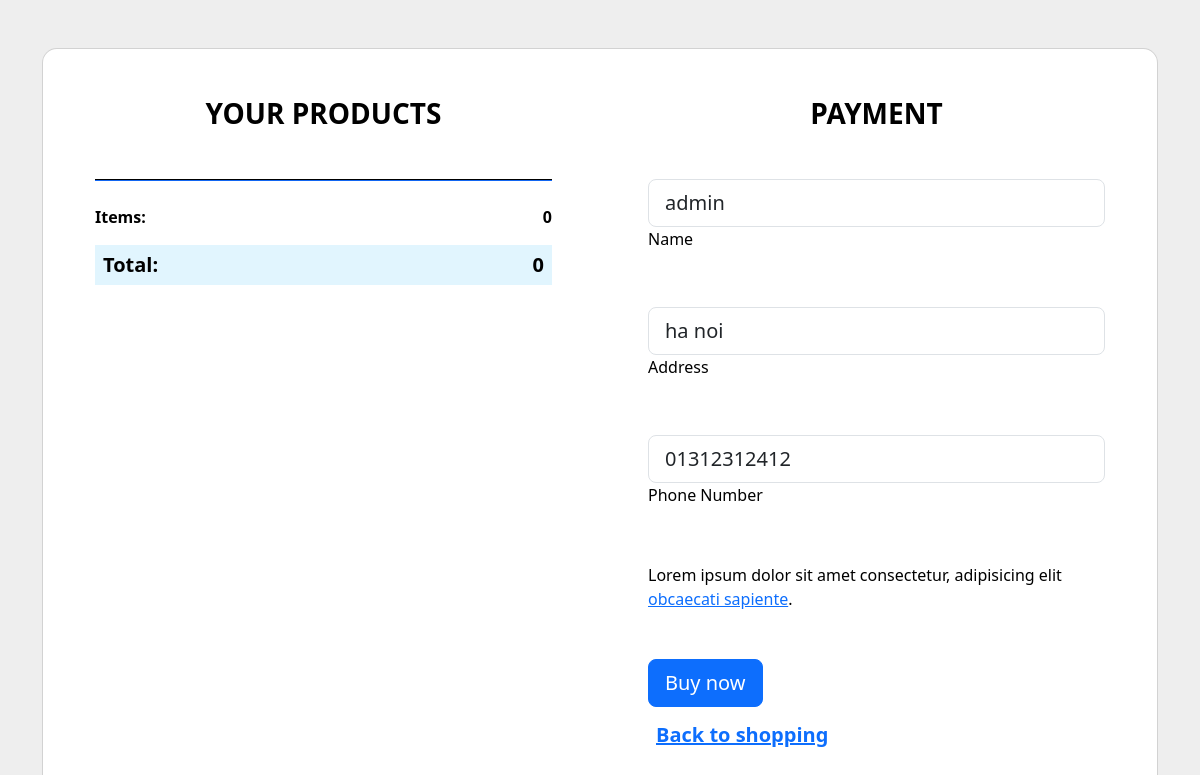
The app's page /cart (signed in) with its own data.
### home/models.py (models this page shows, shortened)
class Order(models.Model):
    account = models.ForeignKey(Account, on_delete=models.CASCADE,null=True)
    created_at = models.DateTimeField(auto_now_add=True)
    total_amount = models.IntegerField(null=True)
    address = models.CharField(max_length=10000, null=True, blank=True)
    phoneNumber = models.CharField(max_length=100, null=True, blank=True)
    status = models.IntegerField(default=0)
    def getItem(self):
        cnt = 0
        order = Order.objects.get(account = self.account,status = 0)
        orderitems = OrderItem.objects.filter(order = order)
        for orderitem in orderitems:
            cnt+=orderitem.quantity
        return cnt
    def getTotal(self):
        total = 0
        order = Order.objects.get(account = self.account,status = 0)
        orderitems = OrderItem.objects.filter(order = order)
        for orderitem in orderitems:
            total+=orderitem.getPrice()
        return total

class Account(models.Model):
    user = models.OneToOneField(User, on_delete=models.CASCADE)
    address = models.CharField(max_length=10000, null=True, blank=True)
    phoneNumber = models.CharField(max_length=100, null=True, blank=True)
    is_Sell= models.IntegerField(default=0)
    is_Admin = models.IntegerField(default=0)

### home/views.py (the view, shortened to what this page needs)
# urls.py: path('cart', views.cart, name = 'cart'),
def cart(request):
    if request.user.is_authenticated:
        user = request.user.account
        order,created = Order.objects.get_or_create(account = user,status = 0)
        orderitems = OrderItem.objects.filter(order= order)
        context = {'order':order,'orderitems': orderitems,'user': user}
        return render(request, 'cart.html', context)
    return redirect('login')

### templates/cart.html (shortened to what this page needs)
{% load static %}
<!DOCTYPE html>
<html lang="en">
<head>
<link href="https://cdn.jsdelivr.net/npm/bootstrap@5.3.2/dist/css/bootstrap.min.css" rel="stylesheet">
<body>
    <section class="h-100 h-custom" style="background-color: #eee;">
        <div class="container h-100 py-5">
          <div class="row d-flex justify-content-center align-items-center h-100">
            <div class="col">
              <div class="card shopping-cart" style="border-radius: 15px;">
                <div class="card-body text-black">
                  <div class="row">
                    <div class="col-lg-6 px-5 py-4">
                      <h3 class="mb-5 pt-2 text-center fw-bold text-uppercase">Your products</h3>
                      <hr class="mb-4" style="height: 2px; background-color: #1266f1; opacity: 1;">
                      <div class="d-flex justify-content-between px-x">
                        <p class="fw-bold">Items:</p>
                        <p class="fw-bold">{{order.getItem}}</p>
                      </div>
                      <div class="d-flex justify-content-between p-2 mb-2" style="background-color: #e1f5fe;">
                        <h5 class="fw-bold mb-0">Total:</h5>
                        <h5 class="fw-bold mb-0">{{order.getTotal}}</h5>
                      </div>
                    </div>
                    <div class="col-lg-6 px-5 py-4">
                      <h3 class="mb-5 pt-2 text-center fw-bold text-uppercase">Payment</h3>
                      <form class="mb-5" method = "POST" action = "{% url "cart" %}">
                        <div class="form-outline mb-5">
                          <input type="text" id="typeText" class="form-control form-control-lg" siez="17"
                            value="{{user.user.username}}" minlength="19" maxlength="19" readonly />
                          <label class="form-label" for="typeText">Name</label>
                        </div>
                        <div class="form-outline mb-5">
                          <input type="text" name = "address" id="typeName" class="form-control form-control-lg" siez="17"
                            value="{{user.address|default_if_none:'' }}" required/>
                          <label class="form-label" for="typeName">Address</label>
                        </div>
                        <div class="form-outline mb-5">
                          <input type="text" name = "phone" id="typeName" class="form-control form-control-lg" siez="17"
                            value="{{user.phoneNumber|default_if_none:'' }}" required/>
                          <label class="form-label" for="typeName">Phone Number</label>
                        </div>
                        <p class="mb-5">Lorem ipsum dolor sit amet consectetur, adipisicing elit <a
                            href="#!">obcaecati sapiente</a>.</p>
                        <button type="submit" class="btn btn-primary btn-block btn-lg">Buy now</button>
                      </form>
                        <h5 class="fw-bold mb-5" style="position: absolute; bottom: 0;">
                          <a href="{% url "index" %}">Back to shopping</a>
                        </h5>
                    </div>
                  </div>
                </div>
              </div>
            </div>
          </div>
        </div>
      </section>
</body>
</html>

### templates/cart.html (style rules this page uses)
@media (min-width: 1025px) { .h-custom { height: 100vh !important; } }

### records on screen
Order: getItem "0", getTotal "0"
Account: user.username "admin", address "ha noi", phone "01312312412"
